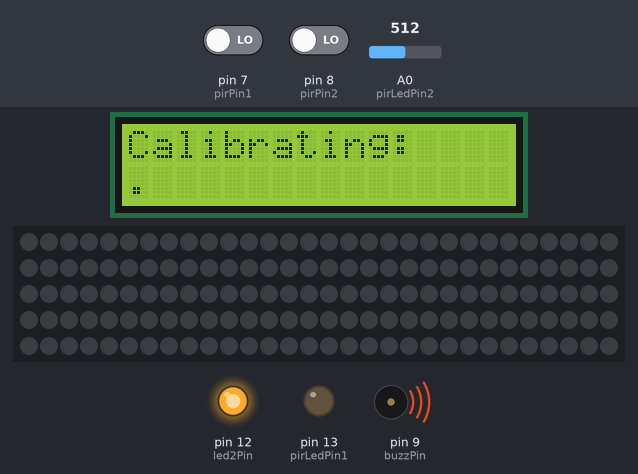
Recording of a sketch running on a simulated Arduino Uno, built with avr-gcc and run on an emulated ATmega328P. Shown: 16×2 character LCD, 150 RGB LEDs in strip order, left to right, continuing on the next row, output pins drawn as LEDs (lit = HIGH), buzzer (waves = sounding). The inputs (shaded band) are chosen by the test bench; at power-on: pin 7 (pirPin1) LOW, pin 8 (pirPin2) LOW, A0 (pirLedPin2) = 512. What the sketch prints to the serial monitor is not drawn.

Above: at 2.7 s.
At 9.0 s:
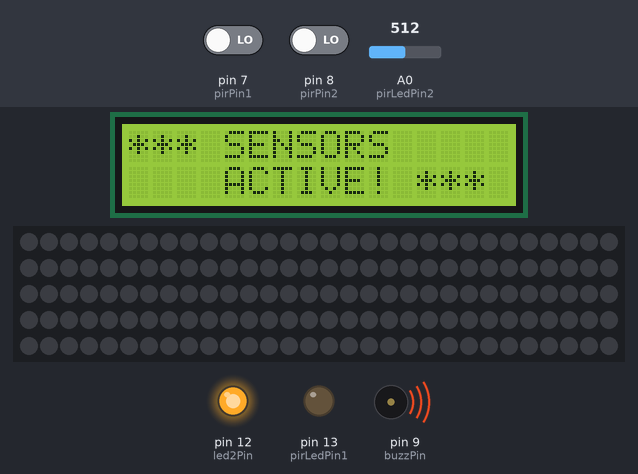
9.1 s: pin 7 (pirPin1) driven HIGH
At 9.36 s:
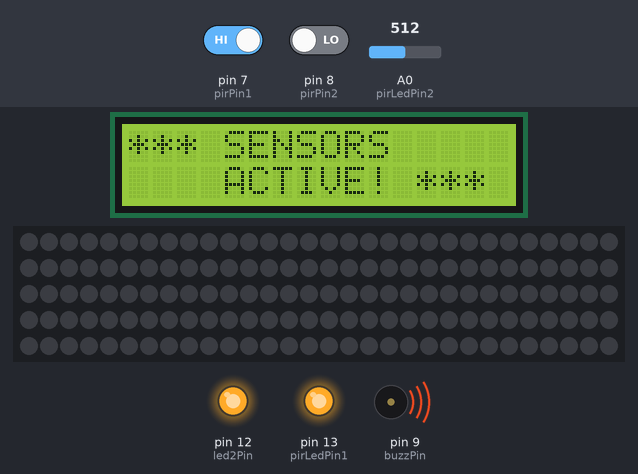
At 16.9 s:
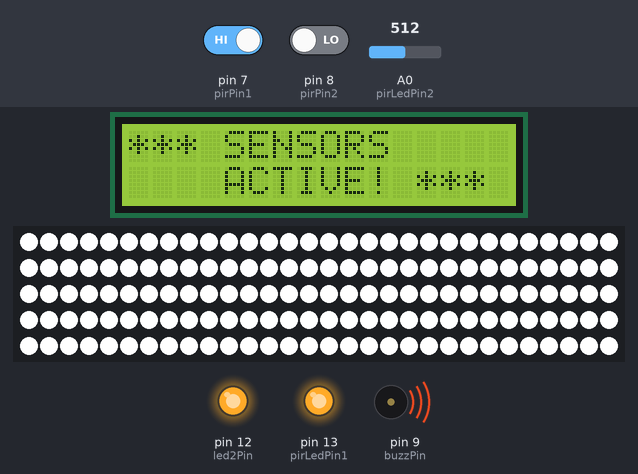
Timing chart, 0 to 17.1 s (numbered marks = the images above; inputs shaded):
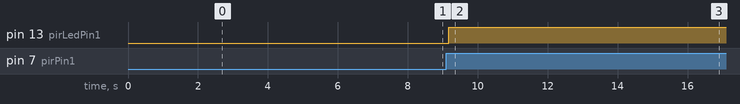

The sketch:

nilsborras.ino
```cpp
#include "LPD8806.h"
#include "SPI.h"
#include <Wire.h>
#include <LiquidCrystal_v1.h>

#define NUM_LEDS 160

/*
 * Nilsborras v0.2 - Staircase lightning project
 *
 * @author: Ossi Tiltti / ossi.tiltti (_) gmail (_) com
 * @date:   3. September 2012
 *
 * released under a creative commons "Attribution-NonCommercial-ShareAlike 2.0" license
 * http://creativecommons.org/licenses/by-nc-sa/2.0/de/
 *
 * Thanks for Kritian Gohlke on the Parallax PIR sensor help!
 * Check out his projects at http://krx.at/
 *
 */

// VARS

// LCD
// Connect via i2c, default address #0 (A0-A2 not jumpered)
LiquidCrystal lcd(0);

// PIR
// the time we give the sensor to calibrate (10-60 secs according to the datasheet)
// TODO: Set to something reasonable aftesr debugging
int calibrationTime = 3;

// LED
// Number of RGB LEDs in strand:
// Each meter has 32 leds thus 5 meters = 160 leds
// And when you accidentally insert 12V into your strip this is how much you have afterwards :)
int nLEDs = 150;

//the time when the sensor outputs a low impulse
long unsigned int lowIn;

//the amount of milliseconds the sensor has to be low
//before we assume all motion has stopped
long unsigned int pause = 2000;

boolean lockLow = true;
boolean takeLowTime;
boolean lightStatus = false;
boolean lightsOn = false;

int dataPin  = 2;  // LED strip data pin
int clockPin = 3;  // LED strip clock pin
int pirPin1 = 7;   // the digital pin connected to the PIR sensor #1 output
int pirPin2 = 8;   // PIR sensor #2
int buzzPin = 9;   // piezo
int pirLedPin1 = 13;  // LED for pir sensor #1
int pirLedPin2 = 14;  // LED for pir sensor #2
int led2Pin = 12;  // led for detecting if ldr is on/off
int ldrPin = A0;   // ldr input pin

int lightTreshold = 700;  // sensor reading whether to lit the lights or not

unsigned int sensorValue = 0;  // variable to store the value coming from the ldr
long unsigned int low2In;

// Create the actual strip object
LPD8806 strip = LPD8806(nLEDs, dataPin, clockPin);

//SETUP
void setup(){
  Serial.begin(9600);

  // Start up the LCD
  // set up the LCD's number of rows and columns:
  lcd.begin(16, 2);
  // Print a message to the LCD.
  lcd.setBacklight(HIGH);
  lcd.print("NilsBorras v1.0");
  lcd.setCursor(0, 1);
  lcd.print("Initializing...");
  delay(1000);

  // Start up the LED strip
  strip.begin();

  // Update the strip, to start they are all 'off'
  strip.show();

  // initialize pins

  // pir sensor #1 (Bottom of staircase)
  pinMode(pirPin1, INPUT);
  digitalWrite(pirPin1, LOW);

  // pir sensor #2 (Top of staircase)
  pinMode(pirPin2, INPUT);
  digitalWrite(pirPin2, LOW);

  pinMode(pirLedPin1, OUTPUT);
  pinMode(pirLedPin2, OUTPUT);
  pinMode(ldrPin, INPUT);
  pinMode(buzzPin, OUTPUT);
  pinMode(led2Pin, OUTPUT);

  lcd.clear();
  lcd.setCursor(0, 0);
  lcd.print("Ambient light:");
  lcd.setCursor(0, 1);
  lcd.print("Checking status");
  delay(1000);
  Serial.println("Determining ambient light status...");

  // check the initial ambient light status
  lightStatus = checkLights(lightStatus);

  //give the sensor some time to calibrate
  lcd.clear();
  lcd.setCursor(0, 0);
  lcd.print("Calibrating:");
  Serial.print("Calibrating motion sensors ");
  for(int i = 0; i < calibrationTime; i++){
    Serial.print(".");
    lcd.setCursor(i, 1);
    lcd.print(".");
    delay(1000);
    beep(50,10,1);
  }
  lcd.clear();
  lcd.setCursor(0, 0);
  lcd.print("*** SENSORS ");
  lcd.setCursor(0, 1);
  lcd.print("    ACTIVE! ***");
  Serial.println(" done!");
  Serial.println("*** SENSORS ACTIVE ***");
    for(int i =0; i < 5; i++) {
      beep(300,50,1);
    }
   delay(1000);
}


//LOOP
void loop(){
  // check the ambient light status
  lightStatus = checkLights(lightStatus);

  // check motion only if it's dark enough
  if(lightStatus) {
    // lit LCD
    lcd.setBacklight(HIGH);
    // sensor #1
    checkMotion(pirPin1);
    // sensor #2
    checkMotion(pirPin2);
  } else {
      // turn off LCD backlight
      // TODO: Might be good to keep always on, this LCD is not really readable without backlight
      // lcd.setBacklight(LOW);
  }
  delay(100);
}

void collisionAlert() {

  // if another motion sensor is trigged when lights are operating, sound collision alert :)
  // TODO: klaxhorn preferred

  wave(strip.Color(127,0,0), 4, 20);        // candy cane
}

// Sound beep via piezo element - useful for debugging movement etc.
void beep(unsigned char delayms, int freq, int times) {

  for(int i=0; i<times;i++) {
    analogWrite(buzzPin, freq);    // Almost any value can be used except 0 and 255
    delay(delayms);                // wait for a delayms ms
    analogWrite(buzzPin, 0);       // 0 turns it off
    delay(100);                    // wait for a delayms ms
  }
}

// Checks whether the ambient light from LDR sensor is above/below threshold
boolean checkLights(boolean existingLightStatus) {

  // read the LDR output
  sensorValue = analogRead(ldrPin);

  if(sensorValue < lightTreshold) {
    digitalWrite(led2Pin, HIGH);   // set the LED on
    delay(10);
    if(!existingLightStatus) {
      existingLightStatus = true;
      Serial.print("Lightning conditions changed at ");
      Serial.print(millis()/1000);
      Serial.print(" sec to TRUE. LDR sensor value: ");
      Serial.println(sensorValue, DEC);
      beep(200,10,1);
      delay(200);
    }
    return true;
  }
  else {
    digitalWrite(led2Pin, LOW);   // set the LED off
    delay(10);
    if(existingLightStatus) {
      existingLightStatus = false;
      Serial.print("Lightning conditions changed at ");
      Serial.print(millis()/1000);
      Serial.print(" sec to FALSE. LDR-sensor value: ");
      Serial.println(sensorValue, DEC);
      beep(20,10,1);
      delay(200);
    }
    return false;
  }
}

// Check the PIR sensor for movement
void checkMotion(int sensorPin) {

  int currentSensor;
  int ledPin;

  if(sensorPin == pirPin1) {
    // sensor #1
    currentSensor = 1;
    ledPin = pirLedPin1;
  }
  else {
    // sensor #2
    currentSensor = 2;
    ledPin = pirLedPin2;
  }

  if(digitalRead(sensorPin) == HIGH) {
    digitalWrite(ledPin, HIGH);   //the led visualizes the sensors output pin state
    if(lockLow){
      //makes sure we wait for a transition to LOW before any further output is made:
      lockLow = false;
      Serial.println("---");
      Serial.print("Sensor #");
      Serial.print(currentSensor, DEC);
      Serial.print(" on pin ");
      Serial.print(sensorPin, DEC);
      Serial.print(" detected motion at ");
      Serial.print(millis()/1000);
      Serial.println(" sec");
      delay(50);
      beep(200,200,1);
      Serial.print("Light sensor: ");
      if(lightStatus) {                     
          Serial.println("TRUE");
        initLedSequence(sensorPin);
      }
      else {
        Serial.println("FALSE");
      }
    }
    takeLowTime = true;
  }

  if(digitalRead(sensorPin) == LOW){
    digitalWrite(ledPin, LOW);  // the led visualizes the sensors output pin state

    if(takeLowTime){
      lowIn = millis();          // save the time of the transition from high to LOW
      takeLowTime = false;       // make sure this is only done at the start of a LOW phase
    }
    // if the sensor is low for more than the given pause,
    // we assume that no more motion is going to happen
    if(!lockLow && millis() - lowIn > pause){
      // makes sure this block of code is only executed again after
      // a new motion sequence has been detected
      lockLow = true;
      Serial.print("Sensor #");
      Serial.print(currentSensor, DEC);
      Serial.print(" on pin ");
      Serial.print(sensorPin, DEC);
      Serial.print(" motion ended at ");      //output
      Serial.print((millis() - pause)/1000);
      Serial.println(" sec");
      delay(50);
      beep(200,20,1);
      // start turning LED strip off
      if(lightsOn) {
        Serial.println("Turning lights off...");
        darkenStrip(sensorPin);
      }
    }
  }
}

// fill the dots one after the other with said color
// good for testing purposes
void colorWipe(uint32_t c, uint8_t wait, int mode, int sensorPin) {
  int i;

  Serial.print("Initiating LEDs - ");

  if(mode==0) {
    Serial.println("OFF");
  }
  else {
    Serial.println("ON");
  }
  if(sensorPin == 7) {
    Serial.println("Direction: TOP");
  }
  else {
    Serial.println("Direction: BOTTOM");
  }

  // change direction based on revert setting
  if(sensorPin==7) {
    for (i=0; i < strip.numPixels(); i++) {
      strip.setPixelColor(i, c);
      strip.show();
      delay(wait);
    }
  }
  else {
    for (i=strip.numPixels(); i > 1; i--) {
      strip.setPixelColor(i, c);
      strip.show();
      delay(wait);
    }
  }
}

int initLedSequence(int sensorPin) {

  lightsOn = true;
  colorWipe(strip.Color(127,127,127), 10, 1, sensorPin);

}

void darkenStrip(int sensorPin) {
  colorWipe(strip.Color(0,0,0), 10, 0, sensorPin);
  strip.show(); // Refresh to turn off last pixel
  lightsOn = false;
}


// Sine wave effect
#define PI 3.14159265
void wave(uint32_t c, int cycles, uint8_t wait) {
  float y;
  byte  r, g, b, r2, g2, b2;

  // Need to decompose color into its r, g, b elements
  g = (c >> 16) & 0x7f;
  r = (c >>  8) & 0x7f;
  b =  c        & 0x7f;

  for(int x=0; x<(strip.numPixels()*5); x++)
  {
    for(int i=0; i<strip.numPixels(); i++) {
      y = sin(PI * (float)cycles * (float)(x + i) / (float)strip.numPixels());
      if(y >= 0.0) {
        // Peaks of sine wave are white
        y  = 1.0 - y; // Translate Y to 0.0 (top) to 1.0 (center)
        r2 = 127 - (byte)((float)(127 - r) * y);
        g2 = 127 - (byte)((float)(127 - g) * y);
        b2 = 127 - (byte)((float)(127 - b) * y);
      }
      else {
        // Troughs of sine wave are black
        y += 1.0; // Translate Y to 0.0 (bottom) to 1.0 (center)
        r2 = (byte)((float)r * y);
        g2 = (byte)((float)g * y);
        b2 = (byte)((float)b * y);
      }
      strip.setPixelColor(i, r2, g2, b2);
    }
    strip.show();
    delay(wait);
  }
}

void solidColor(uint32_t c, uint8_t wait) {
  int i;

  for (i=0; i < strip.numPixels(); i++) {
    strip.setPixelColor(i, c);
  }
  strip.show();
  delay(wait);
}
```

Measured:
- after the input at 9.1 s, pin 13 (pirLedPin1): LOW → HIGH after 0.07 s
